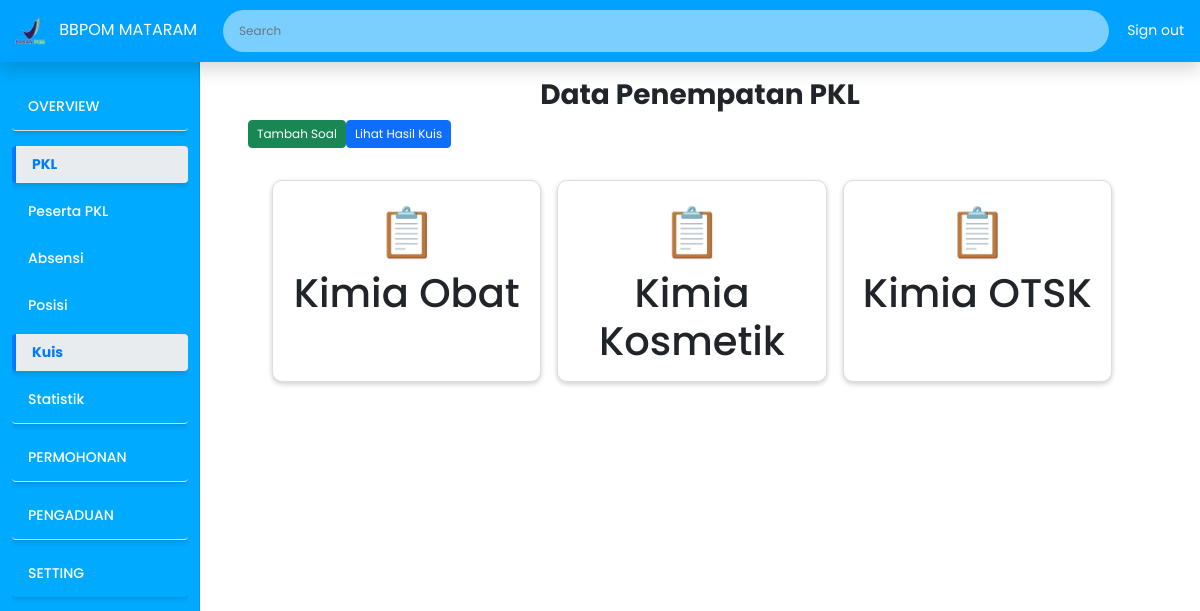
Screenshot of /admin_pkl_kuis.php (signed in) with the database file from the repository.
### tables this page shows
CREATE TABLE `penempatan_pkl` (
  `id` int(15) NOT NULL,
  `posisi` varchar(50) NOT NULL,
  `deskripsi` varchar(70) NOT NULL,
  `jurusan` text NOT NULL,
  `kuota` int(5) NOT NULL,
  `gambar` text NOT NULL
);

### admin_pkl_kuis.php (the view, shortened to what this page needs)
<?php
include('koneksi.php');
$search = isset($_GET['search']) ? mysqli_real_escape_string($conn, $_GET['search']) : '';
$sql = "SELECT * FROM penempatan_pkl WHERE
        posisi LIKE '%$search%' OR
        deskripsi LIKE '%$search%' OR
        jurusan LIKE '%$search%' OR
        kuota LIKE '%$search%'";
$result = mysqli_query($conn, $sql);
?>
<!DOCTYPE html>
<html lang="en">
<head>
    <link rel="stylesheet" href="https://cdn.jsdelivr.net/npm/sweetalert2@11/dist/sweetalert2.min.css">
    <link href="https://cdn.jsdelivr.net/npm/bootstrap@5.0.2/dist/css/bootstrap.min.css" rel="stylesheet"
>
    <link rel="stylesheet" href="Asset/CSS/custom2.css">
</head>
<body>
    <?php include 'header_admin.php'; ?>
    <div class="container-fluid">
        <div class="row">
        <?php include('sidebar_admin.php'); ?>
            <div class="col-md-9 ms-sm-auto col-lg-10 px-md-4 main-content">
                <div class="container mt-2">
                    <div class="text-center">
                        <h3 class="fw-bold">Data Penempatan PKL</h3>
                    </div>
                    <div class="d-flex justify-content-start mb-3">
                        <a href="function/TambahSoalKuis.php" class="btn btn-success">Tambah Soal</a>
                        <a href="admin_pkl_kuis_hasil.php" class="btn btn-primary">Lihat Hasil Kuis</a>
                    </div>
                    <div class="container">
                        <div class="card-wrapper">
                            <?php
                            while ($row2 = mysqli_fetch_assoc($result)) { ?>
                                <div class="card" style="cursor: pointer;" onclick="goToPage('<?php echo $row2['posisi']; ?>')">
                                    <div class="card-icon">📋</div>
                                    <h2><?php echo "{$row2['posisi']}"; ?></h2>
                                </div>
                            <?php
                            }
                            ?>
                        </div>
                    </div>
                </div>
            </div>
        </div>
    </div>
</body>
</html>

### Asset/CSS/custom2.css (style rules this page uses)
body { font-size: 0.875rem; margin: 0; padding: 0; font-family: 'Poppins', sans-serif; }
.text-center { font-size: 20px; }
.main-content { padding-top: 70px; padding-left: 250px; }
.btn { font-size: 0.75rem; padding: 0.25rem 0.5rem; }
.card { border-radius: 10px; box-shadow: 0 4px 8px rgba(0, 0, 0, 0.1); text-align: center; transition: transform 0.3s, background-color 0.3s; cursor: pointer; }
.card h2 { font-size: 2.5rem; margin: 0; color: inherit; }
.card .card-icon { font-size: 3rem; color: inherit; }
.card .card-icon { font-size: 3rem; color: #777; }

### admin_pkl_kuis.php (style rules this page uses)
.card { cursor:default; }
.card-wrapper { display: flex; flex-wrap: wrap; gap: 1rem; }
.card { flex: 0 0 calc(33.333% - 1rem); box-shadow: 0 2px 5px rgba(0, 0, 0, 0.2); border: 1px solid #ddd; padding: 1rem; text-align: center; }
.card h2 { font-size: 2.5rem; margin: 0; color: inherit; }
.card .card-icon { font-size: 3rem; color: inherit; }
.card .card-icon { font-size: 3rem; color: #777; }

### rows the page displays
penempatan_pkl: posisi "Kimia Obat"
penempatan_pkl: posisi "Kimia Kosmetik"
penempatan_pkl: posisi "Kimia OTSK"

### other values shown
$item['title'] "OVERVIEW"
$item['title'] "PKL"
$submenu['title'] "Peserta PKL"
$submenu['title'] "Absensi"
$submenu['title'] "Posisi"
$submenu['title'] "Kuis"
$submenu['title'] "Statistik"
$item['title'] "PERMOHONAN"
$item['title'] "PENGADUAN"
$item['title'] "SETTING"
